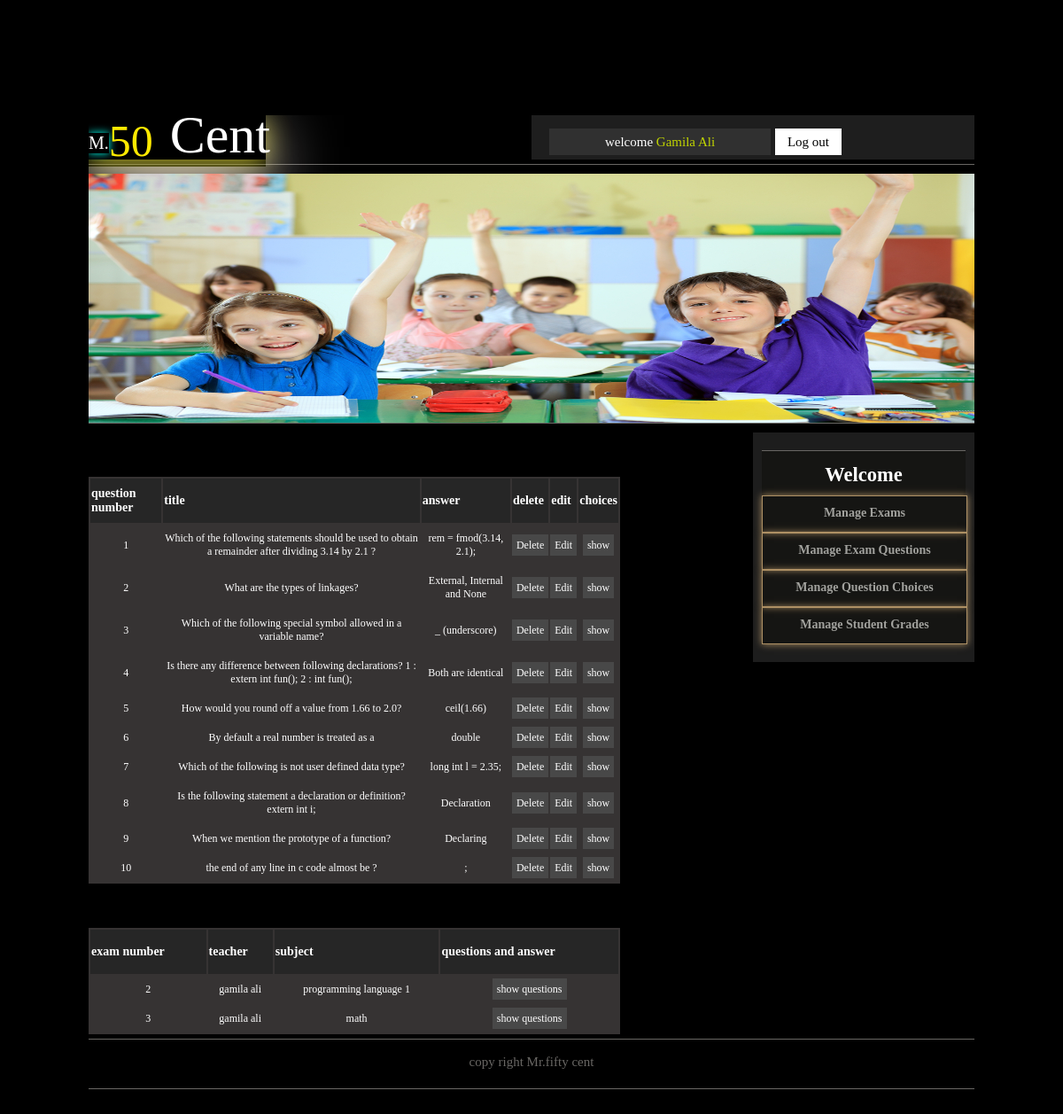
Page /school_management/cpanel/editquestion.php?action=showQuestions&id=2 (signed in) on the committed database.
### tables this page shows
CREATE TABLE IF NOT EXISTS `exam_questions` (
  `id` int(11) NOT NULL AUTO_INCREMENT,
  `title` varchar(255) DEFAULT NULL,
  `answer` varchar(255) DEFAULT NULL,
  `id_exam` int(11) DEFAULT NULL,
  PRIMARY KEY (`id`),
  KEY `id_exam` (`id_exam`)
);

CREATE TABLE IF NOT EXISTS `exam` (
  `id` int(11) NOT NULL AUTO_INCREMENT,
  `exam_date` text,
  `exam_duration` int(2) DEFAULT NULL,
  `grade` int(3) DEFAULT NULL,
  `id_teacher` int(11) DEFAULT NULL,
  `id_subject` int(11) DEFAULT NULL,
  PRIMARY KEY (`id`),
  KEY `id_teacher` (`id_teacher`),
  KEY `id_subject` (`id_subject`)
);

CREATE TABLE IF NOT EXISTS `teacher` (
  `id` int(11) NOT NULL AUTO_INCREMENT,
  `name` varchar(50) DEFAULT NULL,
  `email` varchar(50) DEFAULT NULL,
  `password` varchar(32) DEFAULT NULL,
  `address` text,
  `phone_number` text,
  `register_date` timestamp NULL DEFAULT NULL,
  PRIMARY KEY (`id`)
);

CREATE TABLE IF NOT EXISTS `subject` (
  `id` int(11) NOT NULL AUTO_INCREMENT,
  `name` varchar(250) DEFAULT NULL,
  PRIMARY KEY (`id`)
);

### school_management/lib/question.php (called while the page is built, shortened)
<?php
require_once '../config.php';
class Question{
    public static function retrieveQuestionByIdExam($id_exam){
        global $dbh;
        $sql=$dbh->prepare("SELECT * FROM exam_questions WHERE id_exam='$id_exam'");
        $sql->execute();
        $data=null;
        while($fetch=$sql->fetch(PDO::FETCH_ASSOC)){
        $data[]=$fetch;
        }
        return $data;
    }
}
?>

### school_management/lib/exam.php (called while the page is built, shortened)
<?php
require_once '../config.php';
class Exam{
     public static function retrieveExamByIdTeacher($id_teacher){
        global $dbh;
        $sql=$dbh->prepare("SELECT * FROM exam WHERE id_teacher='$id_teacher'");
        $sql->execute();
        $data=null;
        while($fetch=$sql->fetch(PDO::FETCH_ASSOC)):
           $data[]=$fetch;
        endwhile;
        return $data;
    }
}
?>

### school_management/lib/teacher.php (called while the page is built, shortened)
<?php
require_once '../config.php';
class Teacher{
     public static function retrieveTeacherNameById($id){
        global $dbh;
        $sql=$dbh->prepare("SELECT name FROM teacher WHERE id='$id'");
        $sql->execute();
        $data=null;
        while($fetch=$sql->fetch(PDO::FETCH_ASSOC)){
        $data=$fetch;
        }
        return $data['name'];
    }
}
?>

### school_management/lib/subject.php (called while the page is built, shortened)
<?php
    require_once '../config.php';
    class Subject{
         public static function retrieveSubjectName($id){
            global $dbh;
            $sql=$dbh->prepare("SELECT name FROM subject WHERE id='$id'");
            $sql->execute();
            $fetch=$sql->fetch(PDO::FETCH_ASSOC);
            if(is_array($fetch)){
                return $fetch['name'];
            }else{
                return FALSE;
            }
        }
    }
?>

### school_management/cpanel/editquestion.php (the view, shortened to what this page needs)
<?php
    require_once '../lib/teacher.php';
    require_once '../lib/subject.php';
    require_once '../lib/exam.php';
    require_once '../lib/question.php';
    require_once 'template/header.php';
?>
<div id="content">
    <?php
        if (!(isset($_SESSION['id']) && isset($_SESSION['name']))) {
            echo 'please log in <a href="login.php">log in</a>';
            echo '<div id="loginImage"><a href="login.php"title="login"><img src="template/images/Log In.jpg"></a></div>';
        } else {
            ?>
    <div id="left_content">
        <?php
        if(isset($_GET['action'],$_GET['id'])){
            $id_exam=$_GET['id'];
            if($action='showQuestions'){
                $allQuestions=Question::retrieveQuestionByIdExam($id_exam);
                echo '<table>
                    <thead>
                        <tr>
                            <td>question number</td>
                            <td>title</td>
                            <td>answer</td>
                            <td>delete</td>
                            <td>edit</td>
                            <td>choices</td>
                        </tr>
                    </thead>
                    <tbody>';
                if(is_array($allQuestions)){
                    $index=1;
                    foreach ($allQuestions as $questions):
                        echo '<tr>
                                <td>'.$index.'</td>
                                <td>'.$questions['title'].'</td>
                                <td>'.$questions['answer'].'</td>
                                <td><a href="?actionOfQuestion=deleteQuestion&id='.$questions['id'].'">Delete</a></td>
                                <td><a href="?actionOfQuestion=editQuestion&id='.$questions['id'].'">Edit</a></td>
                                <td><a href="?actionOfQuestion=showQuestionChoices&id='.$questions['id'].'">show</a></td>
                            </tr>';
                    $index++;
                    endforeach;
                }else{
                    echo '<tr><td colspan="5">no question to show</td></tr>';
                }
                echo '</tbody>
                        </table>';
            }else{
                echo '<div id="msg">invalid action <div>';
            }
        }
        ?>
        <table>
            <thead>
                <tr>
                    <td>exam number</td>
                    <td>teacher</td>
                    <td>subject</td>
                    <td>questions and answer</td>
                </tr>
            </thead>
            <tbody>
                <?php
                $allExams=Exam::retrieveExamByIdTeacher($_SESSION['id']);
                if(is_array($allExams)){
                    foreach ($allExams as $exams):
                        echo '<tr>
                                <td>'.$exams['id'].'</td>
                                <td>'.  Teacher::retrieveTeacherNameById($exams['id_teacher']).'</td>
                                <td>'.  Subject::retrieveSubjectName($exams['id_subject']).'</td>
                                <td><a href="?action=showQuestions&id='.$exams['id'].'">show questions</a></td>
                            </tr>';
                    endforeach;
                }  else {
                    echo '<tr><td>no exam to show its questions</td></tr>';
                }
                ?>
            </tbody>
        </table>
        </div>
    <?php }?>
</div>

### school_management/cpanel/template/css/base.css (style rules this page uses)
body { background:#000; font-family:tahoma; font-style:arial; font-size:15px; color: #fff7a1; }
#content { width:100%; height:auto; overflow: hidden; border-bottom:1px solid #696764; padding-bottom:5px; }
#left_content { width:750px;height:auto;overflow:hidden;float:left; }
#right_content { width:250px;height:auto;overflow:hidden;background:#1d1d1d; }
#menue { margin:20px 10px;background:#151513;width:230px;text-transform:capitalize; }
#menue_head { text-align:center;border-top:solid 1px #696764;width:100%;height:50px;line-height:16px;font-family:georgia;color:#FFF; }
.list_head { width:100%;height:40px;text-align:center;border:1px solid #ad9064;box-shadow: 0px 0px 8px #ad9064;cursor:pointer; }
.list_head h3 { line-height:10px;font-size: 14px;color:#A1A19D; }
#content table { background: #363333; display:blok; margin: 50px 0px 0px; color:#FFF; width:80%; border:solid 1px rgb(38, 38, 38) none repeat scroll 0% 0%; }
#content table thead { background: rgb(38, 38, 38) none repeat scroll 0% 0%; height: 50px; font-family: tahoma; font-style:normal; font-size: 14px; font-weight: bold; color: rgb(255, 255, 255); }
#content table tbody { height: 30px; font-family: tahoma; font-style:normal; font-size: 12px; color: #FFF; text-align: center; }
#content table tbody tr td { padding:8px 0; }
#content table tbody tr td a { text-decoration:none ; width:20px; height:10px; background: #484848 none repeat scroll 0% 0%; color: #FFF; padding:5px; transition: color 2s ease 0s; }
#footer { width:100%; height:50px; padding-bottom:5px; border-bottom:1px solid #696764; text-align:center; line-height:50px; }
#footer a { text-decoration:none; color:#696764; }

### rows in the picture
exam_questions: title "Which of the following statements should be used to obtain a remainder after dividing 3.14 by 2.1 ?", answer "rem = fmod(3.14, 2.1);"
exam_questions: title "What are the types of linkages?", answer "External, Internal and None"
exam_questions: title "Which of the following special symbol allowed in a variable name?", answer "_ (underscore)"
exam_questions: title "Is there any difference between following declarations? 1 : extern int fun(); 2 : int fun();", answer "Both are identical"
exam_questions: title "How would you round off a value from 1.66 to 2.0?", answer "ceil(1.66)"
exam_questions: title "By default a real number is treated as a", answer "double"
exam_questions: title "Which of the following is not user defined data type?", answer "long int l = 2.35;"
exam_questions: title "Is the following statement a declaration or definition? extern int i;", answer "Declaration"
exam_questions: title "When we mention the prototype of a function?", answer "Declaring"
exam_questions: title "the end of any line in c code almost be ?", answer ";"
exam: id "2", id_teacher.name "gamila ali", id_subject.name "programming language 1"
exam: id "3", id_teacher.name "gamila ali", id_subject.name "math"

### other values in the picture
$_SESSION['name'] "Gamila Ali"
